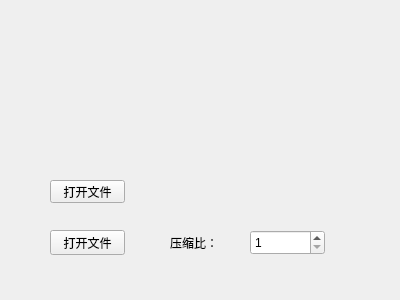
<?xml version="1.0" encoding="UTF-8"?>
<ui version="4.0">
 <class>Widget</class>
 <widget class="QWidget" name="Widget">
  <property name="geometry">
   <rect>
    <x>0</x>
    <y>0</y>
    <width>400</width>
    <height>300</height>
   </rect>
  </property>
  <property name="windowTitle">
   <string>Widget</string>
  </property>
  <widget class="QPushButton" name="pushButton_OpenFile">
   <property name="geometry">
    <rect>
     <x>50</x>
     <y>230</y>
     <width>75</width>
     <height>25</height>
    </rect>
   </property>
   <property name="text">
    <string>打开文件</string>
   </property>
  </widget>
  <widget class="QSpinBox" name="spinBox_Quality_scale">
   <property name="geometry">
    <rect>
     <x>250</x>
     <y>230</y>
     <width>75</width>
     <height>25</height>
    </rect>
   </property>
   <property name="minimum">
    <number>1</number>
   </property>
  </widget>
  <widget class="QLabel" name="label">
   <property name="geometry">
    <rect>
     <x>170</x>
     <y>230</y>
     <width>54</width>
     <height>25</height>
    </rect>
   </property>
   <property name="text">
    <string>压缩比：</string>
   </property>
  </widget>
  <widget class="QPushButton" name="pushButton_OpenFile2">
   <property name="geometry">
    <rect>
     <x>50</x>
     <y>180</y>
     <width>75</width>
     <height>23</height>
    </rect>
   </property>
   <property name="text">
    <string>打开文件</string>
   </property>
  </widget>
 </widget>
 <layoutdefault spacing="6" margin="11"/>
 <resources/>
 <connections/>
</ui>
